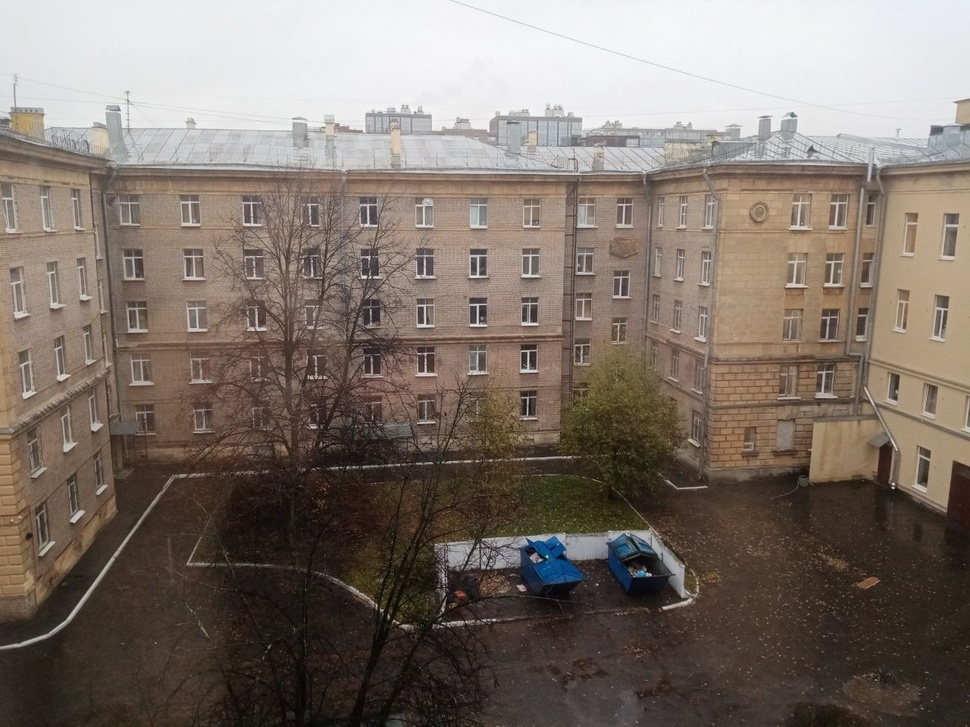
//> input picture i3.jpg, 970 x 727 px, shrunk from 1280 x 960 before the run
$ ./lab3   (built with g++ and OpenCV 4)
//> lines starting //> are read from the running program, lines starting //| are printed output that depends on the picture
#include "opencv2/core/core.hpp"
#include "opencv2/features2d/features2d.hpp"
#include "opencv2/highgui/highgui.hpp"
#include "opencv2/calib3d/calib3d.hpp"
#include "opencv2/imgproc/imgproc.hpp"
#include "opencv2/stitching.hpp"
#include "opencv2/core/cvstd.hpp"
#include <iostream>
#include "opencv2/core.hpp"
//#include "opencv2/xfeatures2d.hpp"
#include <math.h>
#include <iostream>
using namespace cv;
using namespace std;

int main()
{
    int colorType = 1;

    Mat img1 = imread("i3.jpg", colorType);
//> img1 is the input picture: 727 rows x 970 cols, CV_8UC3; mean B, G, R 106.6, 115.1, 126.4
    if (img1.empty()) {
        return 0;
    }
    Mat img2 = imread("i4.jpg", colorType);
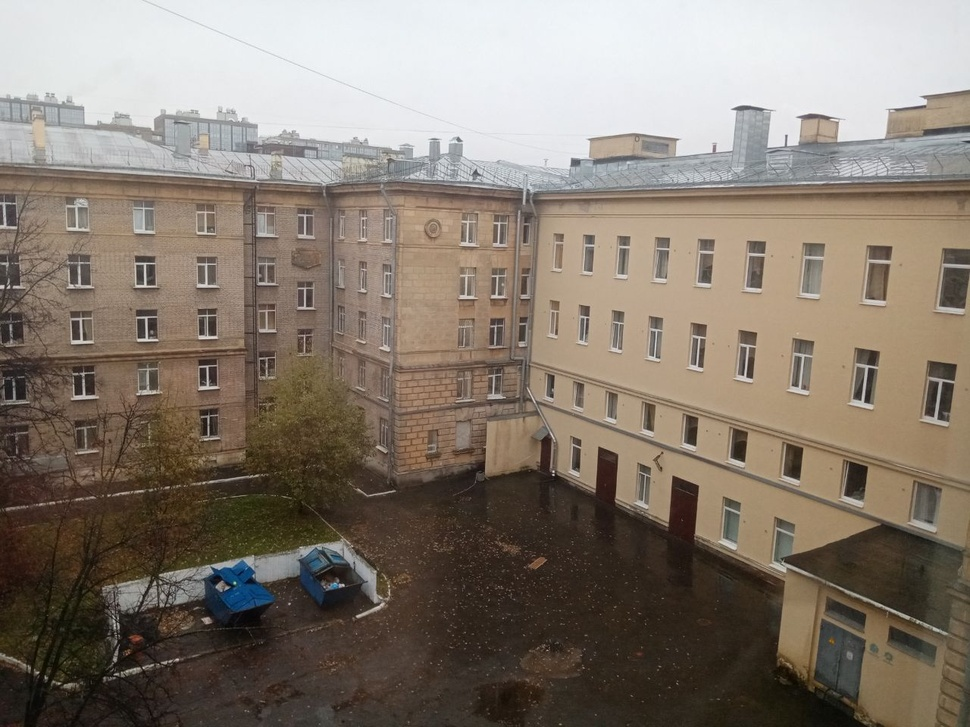
//> input picture i4.jpg, 970 x 727 px, shrunk from 1280 x 960 before the run
//> img2 is the input picture: 727 rows x 970 cols, CV_8UC3; mean B, G, R 111.6, 122.9, 133.7
    if (img2.empty()) {
        return 0;
    }

    //Инициализация детектора, подготовка контейнеров для характерных точек и их дескрипторов
    Ptr<ORB> detector = ORB::create();
    std::vector<KeyPoint> keypoints1, keypoints2;
    Mat descriptor1, descriptor2;

    //Поиск характерных точек на сшиваемых изображениях и вычисление их дескрипторов
    detector->detect(img1, keypoints1);
//> keypoints1 = 500 keypoints; strongest (x, y, size): (525, 353, 31), (480, 274, 31), (475, 274, 31), (475, 307, 31)
    detector->detect(img2, keypoints2);
//> keypoints2 = 500 keypoints; strongest (x, y, size): (147, 284, 31), (144, 337, 31), (142, 283, 37.2), (141, 282, 44.6)
    detector->compute(img1, keypoints1, descriptor1);
    detector->compute(img2, keypoints2, descriptor2);

    //Отрисовка найденных характерных точек
    Mat keypoints1draw, keypoints2draw;
    drawKeypoints(img1, keypoints1, keypoints1draw);
    drawKeypoints(img2, keypoints2, keypoints2draw);
    imshow("keypoints1draw", keypoints1draw);
    imshow("keypoints2draw", keypoints2draw);

    //Сопоставление дескрипторов точек с помощью BFMatcher
    BFMatcher matcher(NORM_HAMMING);
    std::vector<std::vector<DMatch>> matches;
    matcher.knnMatch(descriptor1, descriptor2, matches, 2);
//> matches = 500 matches

    std::vector<KeyPoint> matched1, matched2;
    std::vector<DMatch> good_matches;

    float match_ratio = 0.5f;

    for (size_t i = 0; i < matches.size(); i++) {
        DMatch first = matches[i][0];
        float dist1 = matches[i][0].distance;
        float dist2 = matches[i][1].distance;

        if (dist1 < match_ratio * dist2) {
            int new_i = static_cast<int>(matched1.size());
            matched1.push_back(keypoints1[first.queryIdx]);
            matched2.push_back(keypoints2[first.trainIdx]);
            good_matches.push_back(DMatch(new_i, new_i, 0));
        }
    }
//> this loop made 500 passes
//> (dist1, dist2) on passes 1 to 12: (76, 79), (48, 51), (52, 57), (23, 30), (74, 78), (50, 61), (68, 73), (41, 50), (28, 41), (29, 37), (24, 58), (42, 45)

    Mat dMatches;
    drawMatches(img1, matched1, img2, matched2, good_matches, dMatches);
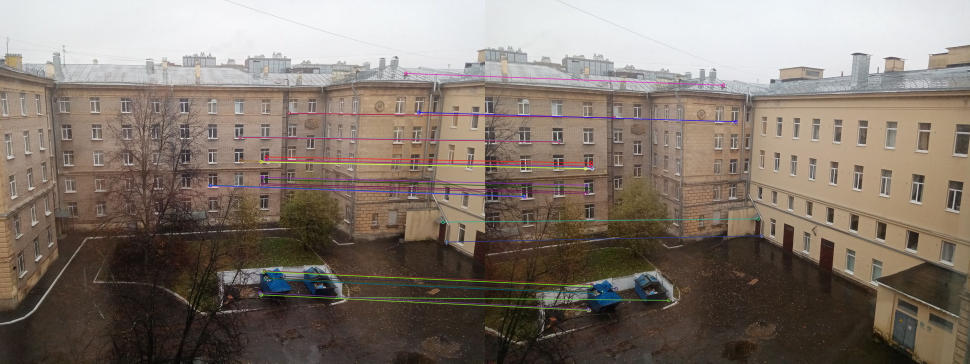
//> dMatches: 727 rows x 1940 cols, CV_8UC3 (shown at 1/2 size); mean B, G, R 109.4, 118.9, 130.1
    imshow("Matches", dMatches);

    //--------------------------------------------------------------------------------------------------------------------------

    // Оценка матрицы гомографии
    std::vector<Point2f> matched1_pts, matched2_pts;
    for (int i = 0; i < good_matches.size(); i++) {
        matched1_pts.push_back(matched1[good_matches[i].queryIdx].pt);
        matched2_pts.push_back(matched2[good_matches[i].trainIdx].pt);
    }
//> this loop made 29 passes

    Mat H = findHomography(matched1_pts, matched2_pts, RANSAC);
//> H = [[1.84, 0.0621, -692], [0.25, 1.61, -159.6], [0.000827, 8.29e-05, 1]]

    Mat alignedImg2;
    warpPerspective(img2, alignedImg2, H, img1.size());
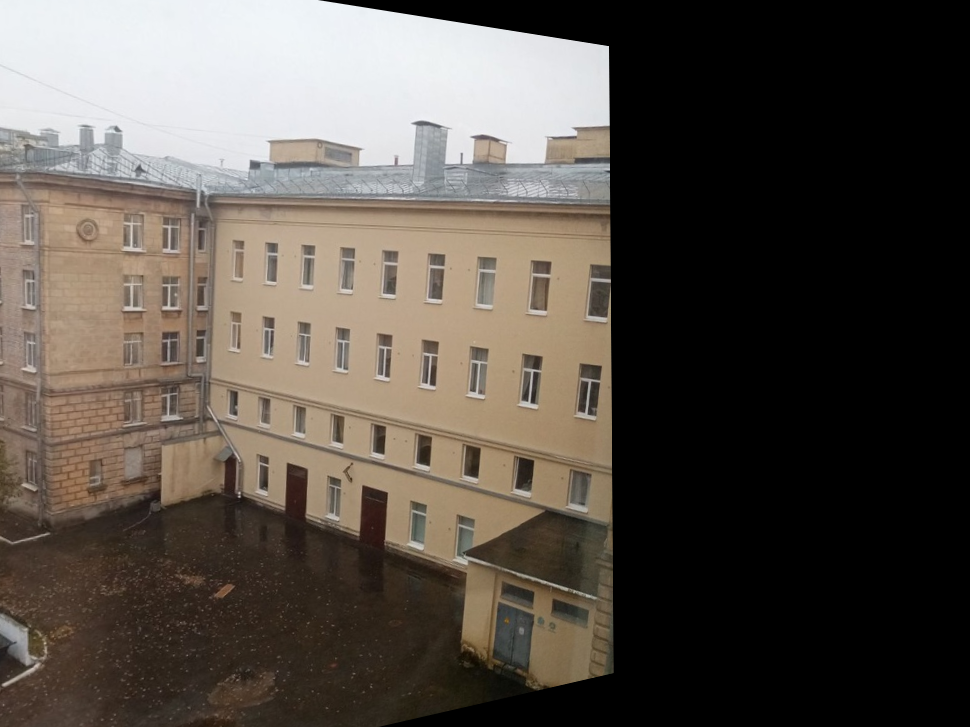
//> alignedImg2: 727 rows x 970 cols, CV_8UC3; mean B, G, R 72.8, 80.1, 87.4

    Size sz = img1.size();
//> sz = Size(970, 727)
    sz.width += alignedImg2.size().width;
//> sz = Size(1940, 727)
    Ptr<Stitcher> stitcher = Stitcher::create(Stitcher::PANORAMA);
    Mat pano1 = Mat::zeros(sz, alignedImg2.type());
    Mat pano2 = Mat::zeros(sz, alignedImg2.type());
    std::vector<Mat> imgs;
    imgs.push_back(img1);
    imgs.push_back(alignedImg2);
    stitcher->stitch(imgs, pano1);
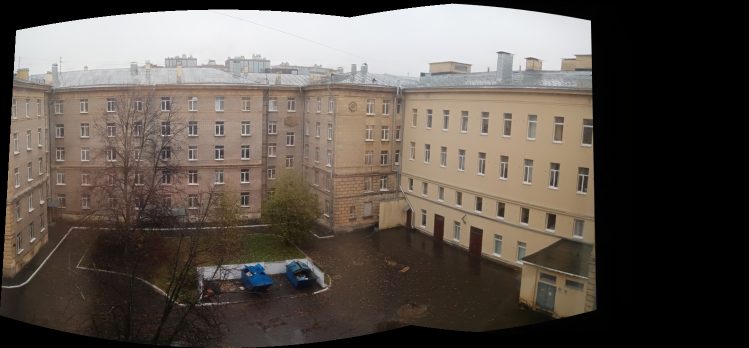
//> pano1: 696 rows x 1497 cols, CV_8UC3 (shown at 1/2 size); mean B, G, R 77.9, 85, 93.5
    stitcher->composePanorama(imgs, pano2);

    imshow("alignedImg2", alignedImg2);
    imshow("stitch PANORAMA", pano1);
    imshow("composePanorama PANORAMA", pano2);


    // [18 lines of commented-out code are left out]

    waitKey();
    return 0;
}
